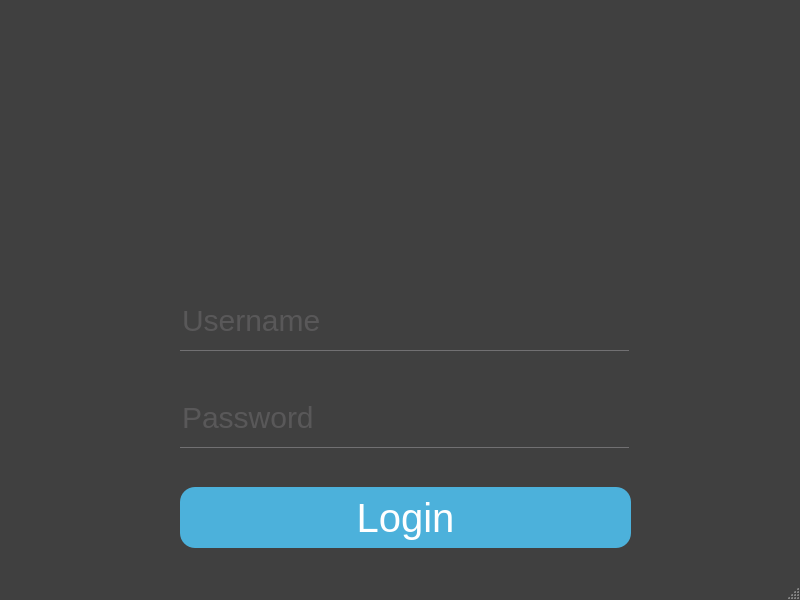
<?xml version="1.0" encoding="UTF-8"?>
<ui version="4.0">
 <class>MainWindow</class>
 <widget class="QMainWindow" name="MainWindow">
  <property name="geometry">
   <rect>
    <x>0</x>
    <y>0</y>
    <width>800</width>
    <height>600</height>
   </rect>
  </property>
  <property name="windowTitle">
   <string>MainWindow</string>
  </property>
  <property name="styleSheet">
   <string notr="true">#MainWindow {
background: #404040;
}
</string>
  </property>
  <widget class="QWidget" name="centralwidget">
   <widget class="QLineEdit" name="password">
    <property name="geometry">
     <rect>
      <x>180</x>
      <y>387</y>
      <width>449</width>
      <height>61</height>
     </rect>
    </property>
    <property name="cursor">
     <cursorShape>IBeamCursor</cursorShape>
    </property>
    <property name="styleSheet">
     <string notr="true">QLineEdit {
background:transparent;
border:none;
color:#717072;
border-bottom:1px solid #717072;
font-size:30px;
font-family:Arial, Helvetica, sans-serif;
}</string>
    </property>
    <property name="text">
     <string/>
    </property>
    <property name="echoMode">
     <enum>QLineEdit::Password</enum>
    </property>
    <property name="placeholderText">
     <string>Password</string>
    </property>
   </widget>
   <widget class="QLabel" name="label_9">
    <property name="geometry">
     <rect>
      <x>600</x>
      <y>407</y>
      <width>31</width>
      <height>31</height>
     </rect>
    </property>
    <property name="text">
     <string/>
    </property>
    <property name="pixmap">
     <pixmap resource="rsc.qrc">:/new/prefix1/password.png</pixmap>
    </property>
    <property name="scaledContents">
     <bool>true</bool>
    </property>
   </widget>
   <widget class="QLineEdit" name="username">
    <property name="geometry">
     <rect>
      <x>180</x>
      <y>290</y>
      <width>449</width>
      <height>61</height>
     </rect>
    </property>
    <property name="cursor">
     <cursorShape>IBeamCursor</cursorShape>
    </property>
    <property name="styleSheet">
     <string notr="true">QLineEdit {
background:transparent;
border:none;
color:#717072;
border-bottom:1px solid #717072;
font-size:30px;
font-family:Arial, Helvetica, sans-serif;
}</string>
    </property>
    <property name="text">
     <string/>
    </property>
    <property name="placeholderText">
     <string>Username</string>
    </property>
   </widget>
   <widget class="QLabel" name="logo">
    <property name="geometry">
     <rect>
      <x>320</x>
      <y>90</y>
      <width>181</width>
      <height>191</height>
     </rect>
    </property>
    <property name="text">
     <string/>
    </property>
    <property name="pixmap">
     <pixmap resource="rsc.qrc">:/new/prefix1/login-logo.png</pixmap>
    </property>
    <property name="scaledContents">
     <bool>true</bool>
    </property>
   </widget>
   <widget class="QLabel" name="label_26">
    <property name="geometry">
     <rect>
      <x>590</x>
      <y>307</y>
      <width>41</width>
      <height>41</height>
     </rect>
    </property>
    <property name="text">
     <string/>
    </property>
    <property name="pixmap">
     <pixmap resource="rsc.qrc">:/new/prefix1/username.png</pixmap>
    </property>
    <property name="scaledContents">
     <bool>true</bool>
    </property>
   </widget>
   <widget class="QPushButton" name="login">
    <property name="geometry">
     <rect>
      <x>180</x>
      <y>487</y>
      <width>451</width>
      <height>61</height>
     </rect>
    </property>
    <property name="styleSheet">
     <string notr="true">QPushButton {
color: #fff;
background:#4cb1db;
border-radius: 15px;
font-size:40px;
font-family:Arial, Helvetica, sans-serif;
}
QPushButton:hover {
color:#fff;
border:15px;
background:#6a1616;
}
</string>
    </property>
    <property name="text">
     <string>Login</string>
    </property>
   </widget>
  </widget>
  <widget class="QMenuBar" name="menubar">
   <property name="geometry">
    <rect>
     <x>0</x>
     <y>0</y>
     <width>800</width>
     <height>21</height>
    </rect>
   </property>
  </widget>
  <widget class="QStatusBar" name="statusbar"/>
 </widget>
 <resources>
  <include location="rsc.qrc"/>
 </resources>
 <connections/>
</ui>
